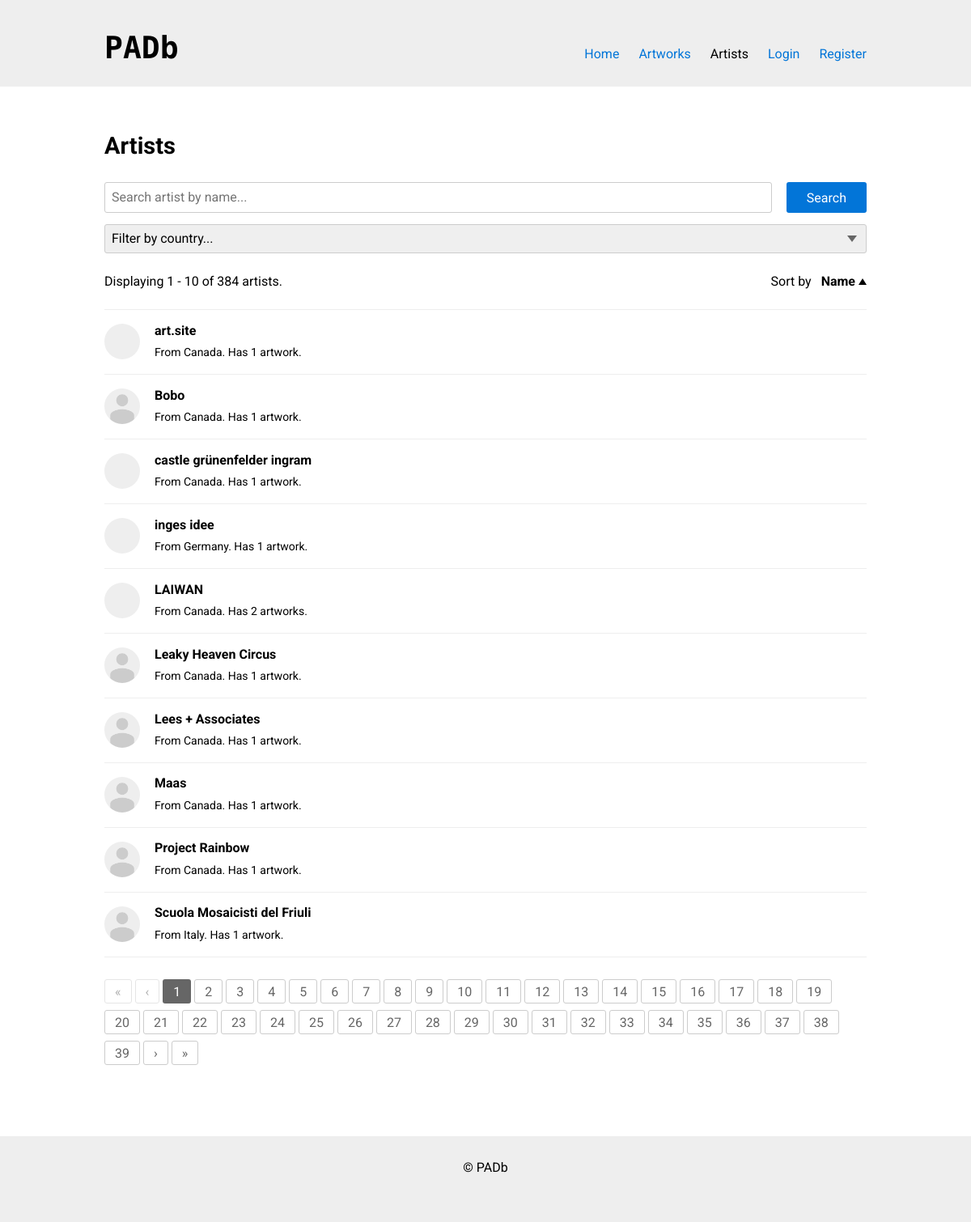
Screenshot of /artists.php with the database file from the repository.
### tables this page shows
CREATE TABLE `artists` (
  `artistID` int(11) NOT NULL,
  `firstName` text,
  `lastName` text NOT NULL,
  `websiteURL` text,
  `biography` text,
  `biographyURL` text,
  `photoURL` text,
  `countryID` int(11) DEFAULT NULL
);

CREATE TABLE `countries` (
  `countryID` int(11) NOT NULL,
  `name` varchar(255) NOT NULL
);

### private/functions.php (called while the page is built, shortened)
<?php
function get_url_params($params) {
  $url = '?';
  $count = 0;
  foreach ($params as $key=>$value) {
    $url .= "$key=" . urlencode($value);
  }
  return $url;
}
function get_sanitized_text($text) {
  return htmlspecialchars(utf8_encode($text));
}
function get_artist_name($fname, $lname) {
  $output = $fname;
  if (!empty($lname)) {
    $output .= ' ' . $lname;
  }
  return get_sanitized_text($output);
}
function is_url_external($url) {
  $components = parse_url($url);
  return !empty($components['host']) && strcasecmp($components['host'], 'example.com');
}
function get_image_cache($url) {
  if (!is_url_external($url)) return $url;
  $local = 'images/cache/' . md5($url);
  if (copy($url, $local)) return $local;
  return NULL;
}
function get_artist_photo($url) {
  return get_sanitized_text(get_image_cache($url) ?? 'images/artist.png');
}
require_once('functions.pagination.php');
?>

### public_html/artists.php (the view, shortened to what this page needs)
<?php
require('../private/functions.php');
$limit = 10;
$search_query = $_GET['query'] ?? NULL;
$sort_order = (isset($_GET['sort_order']) && $_GET['sort_order'] === 'desc') ? 'desc' : 'asc';
$page = max(isset($_GET['page']) ? intval($_GET['page']) : 1, 1);
require('../private/header.php');
?>
<section class="l-section l-wrap">
  <h1>
    Artists
  </h1>
  <form method="get" class="drop">
    <div class="form-inline drop-sm">
      <input id="query" type="text" name="query" value="<?php echo get_sanitized_text($search_query); ?>" placeholder="Search artist by name..." class="fill-width form-inline__input">
      <input type="submit" value="Search" class="btn btn--primary">
    </div>
    <div class="form-select fill-width">
      <select name="country" class="select-filter">
        <option value="">Filter by country...</option>
      </select>
    </div>
  </form>
  <?php
    $query = " FROM artists A INNER JOIN countries C ON C.countryID = A.countryID";
    $filter_desc = '';
    $order_by = 'A.firstName, A.lastName ' . (($sort_order === 'asc') ? 'ASC' : 'DESC');
    $stmt = $db->prepare("SELECT COUNT(*) $query");
    $stmt->execute();
    $total_rows = $stmt->get_result()->fetch_row()[0];
    if ($total_rows < 1):
  ?>
  <p>
    No artists found.
  </p>
  <?php
    else:
    $offset = $limit * ($page - 1);
    $stmt = $db->prepare("SELECT A.artistID, A.firstName, A.lastName, A.photoURL,
      C.name AS country,
      (SELECT COUNT(*)
        FROM artistArtworks
        WHERE artistID = A.artistID) AS artworks
      $query
      ORDER BY $order_by
      LIMIT $limit OFFSET $offset");
    $stmt->execute();
    $res1 = $stmt->get_result();
    $offset_start = $offset + 1;
    $offset_end = $offset + $res1->num_rows;
  ?>
  <div class="split drop">
    <div>
      Displaying <?php echo "$offset_start - $offset_end of $total_rows"; ?> artists<?php echo $filter_desc; ?>.
    </div>
    <div>
      <?php
        $url_params = $_GET;
        $url_params['sort_order'] = $sort_order === 'asc' ? 'desc' : 'asc';
        $sort = get_url_params($url_params);
      ?>
      Sort by
      <a href="<?php echo $sort; ?>" class="a-sort -active <?php if ($sort_order === 'desc') echo ' -alt'; ?>">Name</a>
    </div>
  </div>
  <ul class="list">
    <?php
      while ($artist = $res1->fetch_assoc()):
        $artist_id = intval($artist['artistID']);
        $name = get_artist_name($artist['firstName'], $artist['lastName']);
        $artist_url = "artist.php?id=$artist_id";
        $photo_url = get_artist_photo($artist['photoURL']);
        $country = get_sanitized_text($artist['country']);
        $artworks = intval($artist['artworks']);
    ?>
    <li class="list__item">
      <a href="<?php echo $artist_url; ?>" class="list__thumbnail list__thumbnail--person" style="background-image:url('<?php echo $photo_url; ?>')"></a>
      <div class="list__text">
        <a href="<?php echo $artist_url; ?>" class="a-inherit">
          <strong><?php echo $name; ?></strong>
        </a><br>
        <small>
          <?php if (!empty($country)) echo 'From ' . $country . '.'; ?>
          Has <?php echo $artworks; ?> artwork<?php if ($artworks > 1) echo 's'; ?>.
        </small>
      </div>
    </li>
    <?php endwhile; ?>
  </ul>
  <?php
    endif;
  ?>
</section>
<?php require('../private/footer.php'); ?>

### public_html/css/styles.css (style rules this page uses)
html { line-height:1.15;-webkit-text-size-adjust:100% }
body { margin:0 }
h1 { font-size:2em;margin:0.67em 0 }
a { background-color:transparent }
b,strong { font-weight:bolder }
small { font-size:80% }
button,input,optgroup,select,textarea { font-family:inherit;font-size:100%;line-height:1.15;margin:0 }
button,input { overflow:visible }
button,select { text-transform:none }
button,[type="button"],[type="reset"],[type="submit"] { -webkit-appearance:button }
.fill-width { width:100% }
.drop { margin-bottom:1.6666rem }
.drop-sm { margin-bottom:.8333rem }
.split { display:flex;justify-content:space-between }
.a-inherit { color:inherit }
.a-sort { margin-left:.5rem }
.a-sort.-active { color:#000;font-weight:bold }
.a-sort.-active::after { display:inline-block;position:relative;top:-.0625rem;margin-left:.25rem;border:.3125rem solid transparent;border-bottom:.5rem solid #000;content:'' }
*,*::before,*::after { box-sizing:border-box }
html { height:100%;font-size:100% }
body { margin:0;background-color:#fff;height:100%;overflow-x:hidden;text-rendering:optimizeLegibility;line-height:1;color:#000;font-family:"Roboto",Arial,sans-serif;font-size:1rem;-webkit-tap-highlight-color:transparent }
p,h1,h2,h3,blockquote,ul,ol { margin-top:0;margin-bottom:1.6666rem;line-height:1.6666;font-size:1rem }
h1,.h1 { line-height:1.3125;font-size:1.8125rem }
small { font-size:.875rem }
a { text-decoration:none;color:#0275d8 }
.l-wrap { position:relative;margin-right:auto;margin-left:auto;padding-right:16px;padding-left:16px;max-width:60.875rem }
.l-section { padding-top:3.3332rem;padding-bottom:3.3332rem }
input:not([type='submit']):not([type='reset']):not([type='radio']),textarea,select { display:block;position:relative;border:solid 1px #ccc;border-radius:3px;padding:.5rem;-webkit-appearance:none }
.form-select { position:relative;border-radius:3px }
.form-select>select { width:100% }
.form-select::after { position:absolute;top:14px;right:12px;border:solid 6px transparent;border-top-width:8px;border-top-color:#666;content:'' }
.form-inline { display:flex }
.form-inline__input { margin-right:1.125rem }
.btn { display:inline-block;position:relative;transition-duration:.12s;transition-property:border, background-color, color;border:1px solid #ccc;border-radius:3px;background-color:#fff;cursor:pointer;padding:.6875rem 1.5rem .5625rem;line-height:1;color:#666;font-size:1rem;-webkit-appearance:none }
.btn--primary { border-color:transparent;background-color:#0275d8;color:#fff }
.list { padding-left:0;list-style:none }
.list__item { display:flex;border-bottom:1px solid #eee;padding:.7708rem 0 .8333rem }
.list__item:first-of-type { border-top:1px solid #eee }
.list__thumbnail { margin-right:1.125rem;background-color:#eee;background-repeat:no-repeat;background-size:cover;width:100%;max-width:6rem }
.list__thumbnail::after { display:block;padding-top:66.6666%;content:'' }
.list__thumbnail--person { align-self:center;border-radius:50%;max-width:2.75rem;min-height:0 }
.list__thumbnail--person::after { padding-top:100% }
.list__text { align-self:center;width:100% }

### rows the page displays
artists: name "art.site", countryID.name "Canada", artworks "1"
artists: name "Bobo", countryID.name "Canada", artworks "1"
artists: name "castle grünenfelder ingram", countryID.name "Canada", artworks "1"
artists: name "inges idee", countryID.name "Germany", artworks "1"
artists: name "LAIWAN", countryID.name "Canada", artworks "2"
artists: name "Leaky Heaven Circus", countryID.name "Canada", artworks "1"
artists: name "Lees + Associates", countryID.name "Canada", artworks "1"
artists: name "Maas", countryID.name "Canada", artworks "1"
artists: name "Project Rainbow", countryID.name "Canada", artworks "1"
artists: name "Scuola Mosaicisti del Friuli", countryID.name "Italy", artworks "1"

### other values shown
$offset_start "1"
$offset_end "10"
$total_rows "384"
